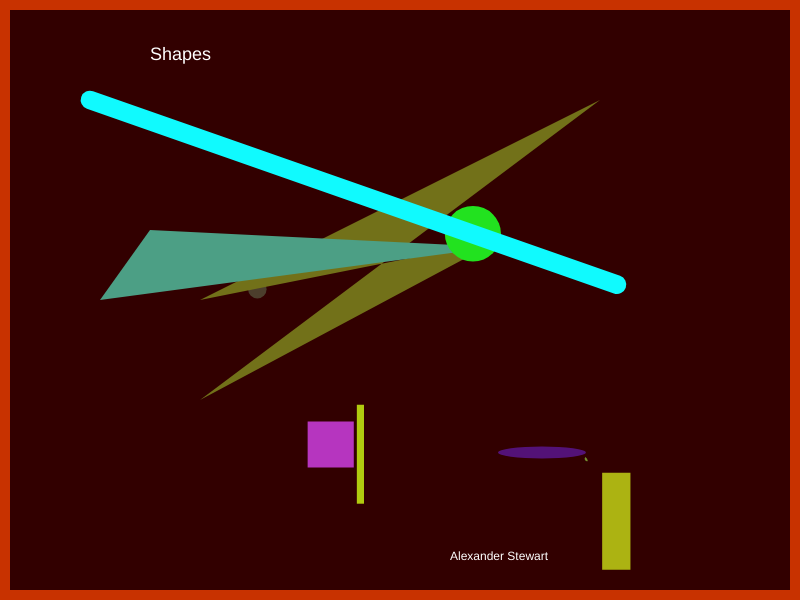
Frame 1 (no input)
Frame 60 (no input): identical to frame 1, image omitted
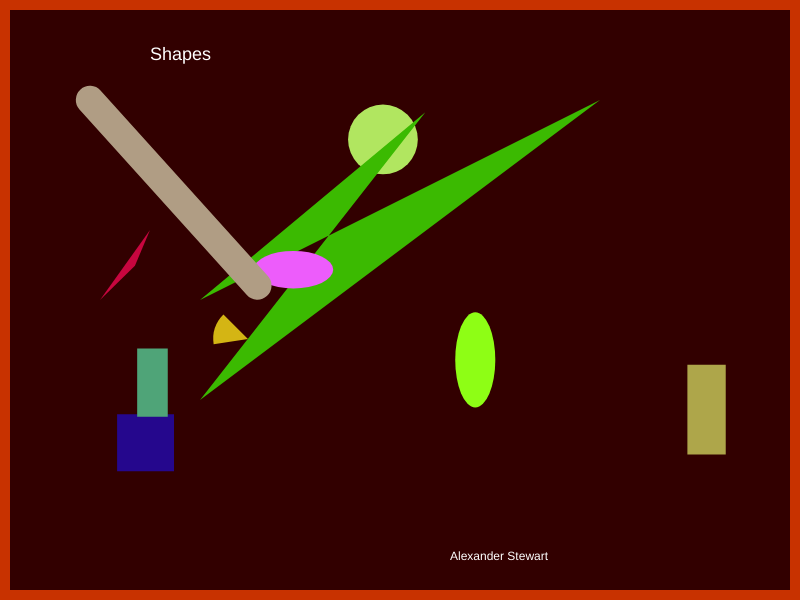
Frame 120 (the mouse pressed at the canvas centre since frame 60)

The p5.js sketch that drew these frames (run headless with seeded random() and noise() and a simulated clock; from frame 60 on, the mouse is pressed at the canvas centre):

// p5.js sketch
// ── sketch.js
var counter = 0;
var rc = [];
var gc = [];
var bc = [];
var shapeX = [];
var shapeY = [];
var shapeSize1 = 50;
var shapeSize2 = 90;
var shapeSize3W = 20;
var shapeSize3H = 70;
var shapeSize4W = 120;
var shapeSize4H = 70;
var shapeSize5W = 190;
var shapeSize5H = 70;
var shapeSize6 = 90;
var shapeSize9W = 50;
var shapeSize9H = 190;

// function to set shape/color values
function createNewShapes() {
  // random colors
  for (var i = 0; i < 10; i++) {
    rc[i] = random(255);
    gc[i] = random(255);
    bc[i] = random(255);

  // random x and y values
    shapeX[i] = random(100,700);
    shapeY[i] = random(100,500);
  }

  shapeSize1 = random(100);
  shapeSize2 = random(100);
  shapeSize3W = random(50);
  shapeSize3H = random(100);
  shapeSize4W = random(100);
  shapeSize4H = random(100);
  shapeSize5W = random(200);
  shapeSize5H = random(100);
  shapeSize6 = random(135);
  shape6r = random(90,360);
  shapeSize9W = random(100);
  shapeSize9H = random(200);
  shapeSW10 = random(1,30)
}

function setup()
{
    createCanvas(800,600);
    createNewShapes();
}

function draw()
{
    background(50,0,0);
    // create borders
    noStroke();
    fill(200,50,0);
    rect(0,0,800,10);
    rect(0,0,10,600);
    rect(0,590,800,10);
    rect(790,0,10,600);

    // Text
    fill(255);
    textSize(12);
    text('Alexander Stewart', 450,560);
    textSize(18);
    text('Shapes', 150,60);

    if (counter > 100) {
      createNewShapes();
      counter = 0;
    }

    counter++;

    // shape 1
    fill(rc[0],gc[0],bc[0]);
    square(shapeX[0],shapeY[0],shapeSize1);

    // shape 2
    fill(rc[1],gc[1],bc[1]);
    circle(shapeX[1],shapeY[1],shapeSize2);

    // shape 3
    fill(rc[2],gc[2],bc[2]);
    rect(shapeX[2],shapeY[2],shapeSize3W,shapeSize3H);

    // shape 4
    fill(rc[3],gc[3],bc[3]);
    rect(shapeX[3],shapeY[3],shapeSize4W,shapeSize4H);

    // shape 5
    fill(rc[4],gc[4],bc[4]);
    ellipse(shapeX[4],shapeY[4],shapeSize5W,shapeSize5H);

    // shape 6
    fill(rc[5],gc[5],bc[5]);
    arc(shapeX[5], shapeY[5], shapeSize6, shapeSize6, shape6r, PI + QUARTER_PI);

    // shape 7 help
    fill(rc[6],gc[6],bc[6]);
    quad(shapeX[6], shapeY[6], 200, 400, 600, 100, 200, 300);

    // shape 8 help
    fill(rc[7],gc[7],bc[7]);
    triangle(shapeX[7], shapeY[7], 100, 300, 150, 230);

    // shape 9
    fill(rc[8],gc[8],bc[8]);
    ellipse(shapeX[8],shapeY[8],shapeSize9W,shapeSize9H);

    // shape 10
    stroke(rc[9],gc[9],bc[9]);
    strokeWeight(shapeSW10);
    line(shapeX[9], shapeY[9], 90, 100);

}
